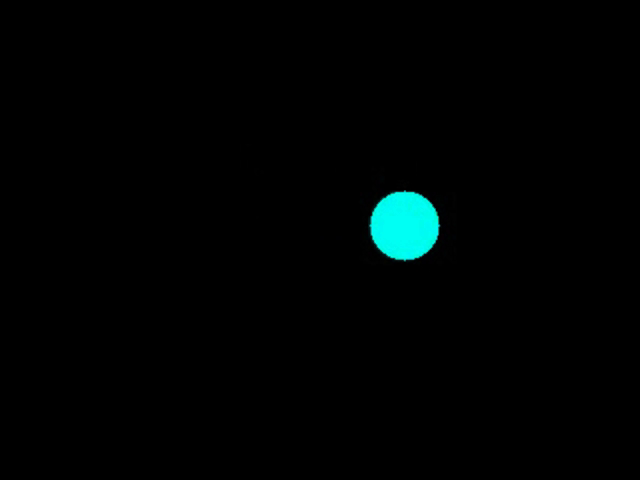
//> input picture frame 25 of RCIA战队/RCIA第七次培训/CyanBall.mp4, 640 x 480 px
$ ./2.2ball   (built with g++ and OpenCV 4)
//> lines starting //> are read from the running program, lines starting //| are printed output that depends on the picture; after the words box and inside, x2 and y2 are one past the last pixel; in counts of white or black regions, pixels touching at a corner belong together
#include <iostream>
#include <opencv2/opencv.hpp>
#include <string>
#include <vector>
using namespace std;

int main()
{
	cv::VideoCapture cap("CyanBall.mp4");
    if (!cap.isOpened())
    {
        cout << "无法加载视频" << endl;
        return -1;
    }

    cv::namedWindow("Video", cv::WINDOW_AUTOSIZE);
    cv::Mat frame;
    cv::Mat processed;
    cout << "Ready" << endl;

    for (; ; )
    {
        cap >> frame;
//> frame is the input picture: 480 rows x 640 cols, CV_8UC3; mean B, G, R 2.9, 3.1, 0
        if (frame.empty())
            break;

        //二值化
        cv::cvtColor(frame, processed, cv::COLOR_BGR2GRAY);
        cv::threshold(processed, processed, 10, 255, cv::THRESH_BINARY);
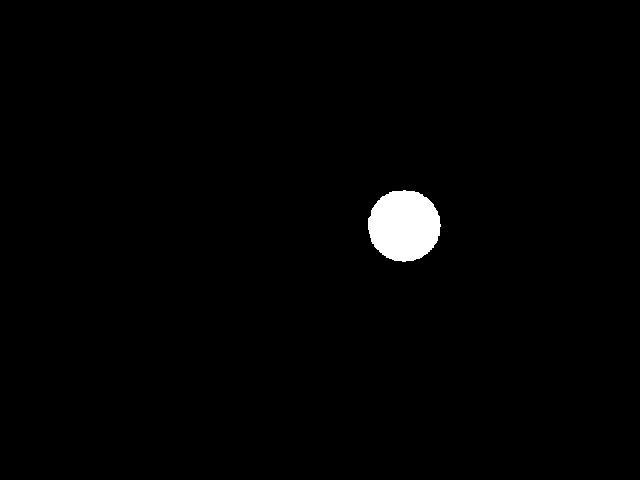
//> processed: 480 rows x 640 cols, CV_8UC1; 1.3% white; 1 white region

        //开运算
        cv::Mat core = cv::getStructuringElement(cv::MORPH_RECT, cv::Size(3, 3));
        cv::morphologyEx(processed, processed, cv::MORPH_OPEN, core);

        vector<vector<cv::Point>> contours;
        vector<cv::Vec4i> hierarchy;
        vector<cv::Vec3f> circles;

        //轮廓绘制
        cv::findContours(processed, contours, hierarchy, cv::RETR_TREE, cv::CHAIN_APPROX_SIMPLE);
//> contours = 1 contour; box (x1, y1, x2, y2) and area: (368, 190, 441, 262) 3975
        cv::drawContours(frame, contours, -1, cv::Scalar(0, 0, 255), 2, cv::LINE_8, hierarchy, 2, cv::Point(0, 0));
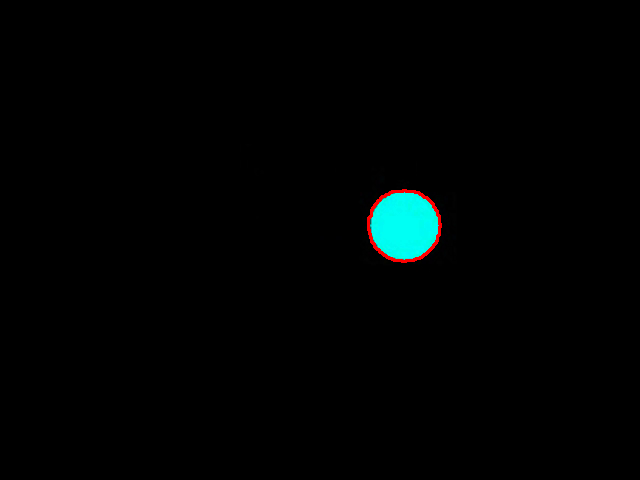
//> frame: 480 rows x 640 cols, CV_8UC3; 0.25% of pixels changed, all inside (x1, y1, x2, y2) = (367, 189, 442, 263)

        //霍夫圆检测
        cv::blur(processed, processed, cv::Size(5, 5));
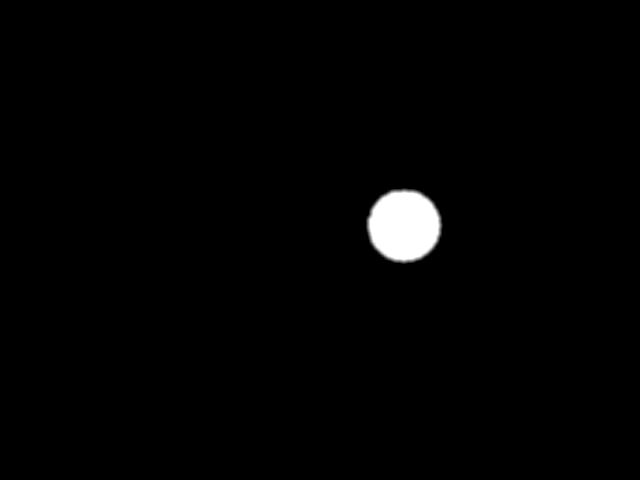
//> processed: 480 rows x 640 cols, CV_8UC1; 0.38% of pixels changed, all inside (x1, y1, x2, y2) = (366, 188, 443, 264)
        cv::HoughCircles(processed, circles, cv::HOUGH_GRADIENT, 1, 50, 100, 15, 10, 50);
//> circles = 1 circle (x, y, radius): [402.5, 224.5, 35.7]

        //画出圆心
        int x = 0, y = 0;
        for (size_t i = 0; i < circles.size(); i++)
        {
            cv::Point center(cvRound(circles[i][0]), cvRound(circles[i][1]));
            x = center.x;
            y = center.y;
            //调试用//x:x坐标，y:y坐标，r:圆半径，f:帧数，c:检测到圆的数量
            cout << "x:" << x << "\ty:" << y << "\tr:" << cvRound(circles[i][2]) << "\tf:" << cap.get(cv::CAP_PROP_POS_FRAMES) << "\tc:" << circles.size() << endl;
            cv::line(frame, cv::Point(x - 10, y), cv::Point(x + 10, y), cv::Scalar(0, 255, 255), 2, 8, 0);
            cv::line(frame, cv::Point(x, y - 10), cv::Point(x, y + 10), cv::Scalar(0, 255, 255), 2, 8, 0);
        }
//> this loop made 1 pass
//> (x, y) on pass 1: (402, 224)
//| x:402	y:224	r:36	f:26	c:1
//> frame: 480 rows x 640 cols, CV_8UC3; 121 pixels changed, all inside (x1, y1, x2, y2) = (391, 213, 414, 236)

        //显示坐标
        string str_x = "x:" + to_string(x);
//> str_x = "x:402"
        string str_y = "y:" + to_string(y);
//> str_y = "y:224"
        cv::putText(frame, str_x, cv::Point(10, 430), cv::FONT_HERSHEY_SIMPLEX, 1, cv::Scalar(0, 255, 255), 1);
        cv::putText(frame, str_y, cv::Point(10, 460), cv::FONT_HERSHEY_SIMPLEX, 1, cv::Scalar(0, 255, 255), 1);
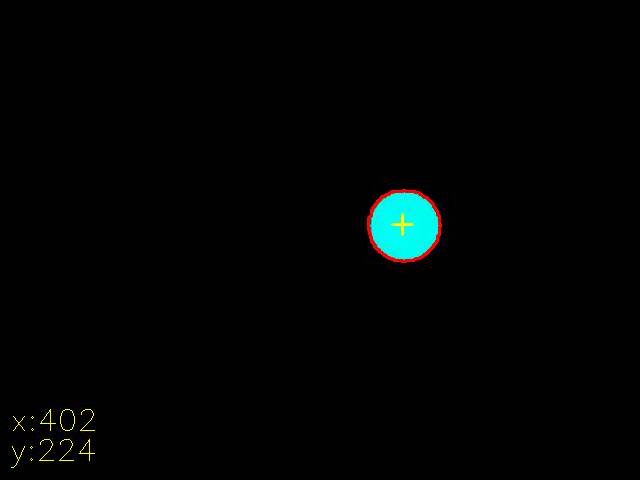
//> frame: 480 rows x 640 cols, CV_8UC3; mean B, G, R 2.7, 3.3, 1.1

        cv::imshow("Video", frame);
        if (cv::waitKey(30) >= 0)
//> the Esc key is pressed
            break;
    }

    cap.release();

    return 0;
}

$ run again, starting later in the video
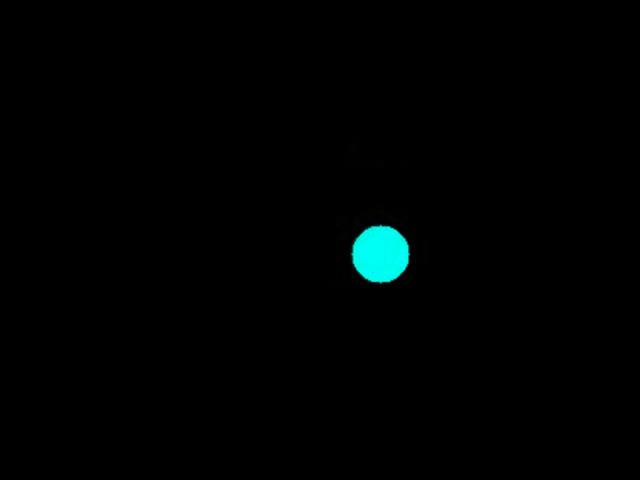
//> input picture frame 113 of RCIA战队/RCIA第七次培训/CyanBall.mp4, 640 x 480 px
//> frame is the input picture: 480 rows x 640 cols, CV_8UC3; mean B, G, R 2, 2.1, 0
//> `cv::threshold(processed, processed, 10, 255, cv::THRESH_BINARY);`:
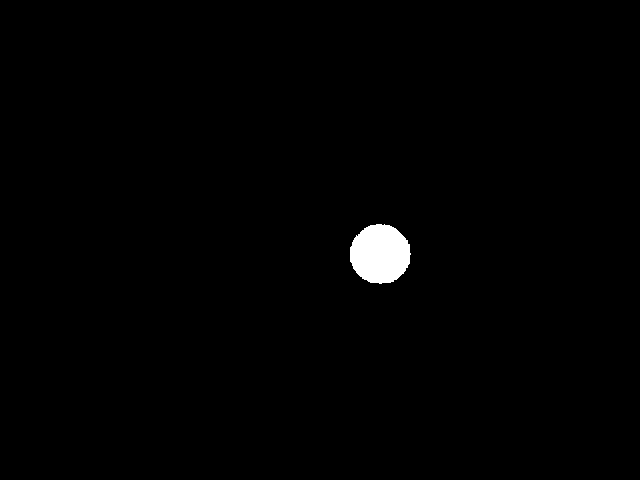
//> processed: 480 rows x 640 cols, CV_8UC1; 0.92% white; 1 white region, box (x1, y1, x2, y2) and area: (350, 224, 411, 284) 2839
//> contours = 1 contour; box (x1, y1, x2, y2) and area: (350, 224, 410, 284) 2746
//> circles = 1 circle (x, y, radius): [378.5, 252.5, 29.2]
//> the loop `for (size_t i = 0; i < circles.size(); i++)` made 1 pass
//> (x, y) on pass 1: (378, 252)
//> (printed output is left out)
//> str_x = "x:378"
//> str_y = "y:252"
//> `cv::putText(frame, str_y, cv::Point(10, 460), cv::FONT_HERSHEY_SIMPLEX..`:
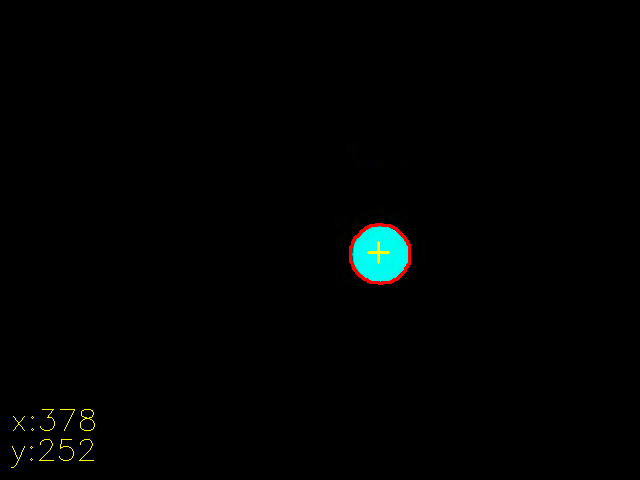
//> frame: 480 rows x 640 cols, CV_8UC3; mean B, G, R 1.8, 2.3, 1

$ run again, starting later in the video
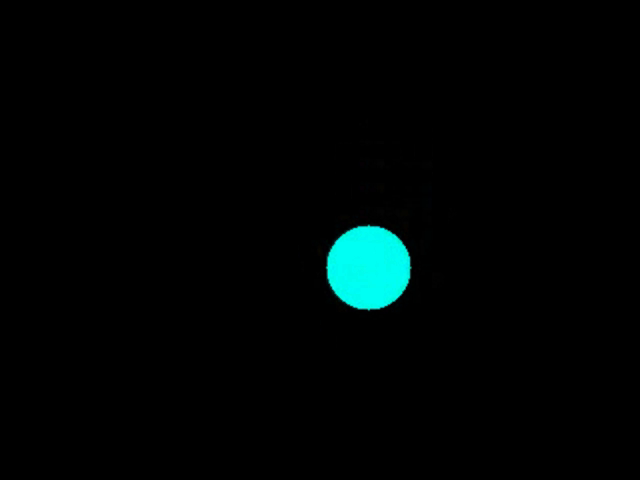
//> input picture frame 202 of RCIA战队/RCIA第七次培训/CyanBall.mp4, 640 x 480 px
//> frame is the input picture: 480 rows x 640 cols, CV_8UC3; mean B, G, R 4.4, 4.6, 0.1
//> `cv::threshold(processed, processed, 10, 255, cv::THRESH_BINARY);`:
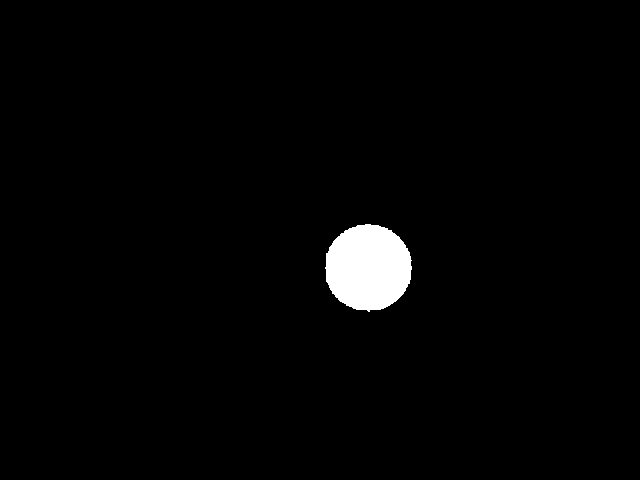
//> processed: 480 rows x 640 cols, CV_8UC1; 1.9% white; 1 white region, box (x1, y1, x2, y2) and area: (325, 224, 412, 312) 5929
//> contours = 1 contour; box (x1, y1, x2, y2) and area: (326, 224, 412, 311) 5796
//> circles = 1 circle (x, y, radius): [366.5, 268.5, 43.6]
//> the loop `for (size_t i = 0; i < circles.size(); i++)` made 1 pass
//> (x, y) on pass 1: (366, 268)
//> (printed output is left out)
//> str_x = "x:366"
//> str_y = "y:268"
//> `cv::putText(frame, str_y, cv::Point(10, 460), cv::FONT_HERSHEY_SIMPLEX..`:
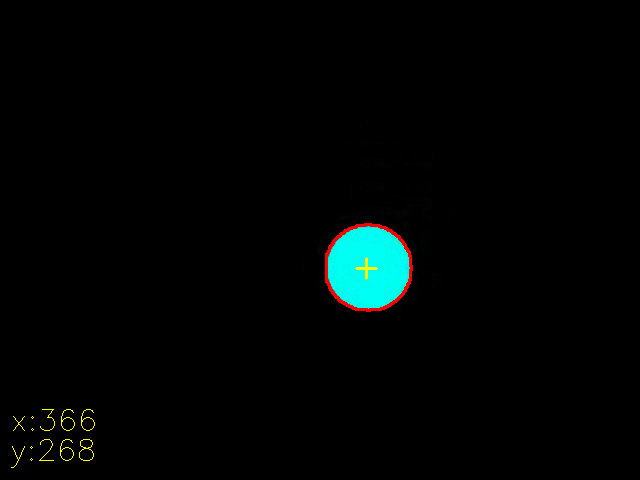
//> frame: 480 rows x 640 cols, CV_8UC3; mean B, G, R 4.1, 4.8, 1.3
